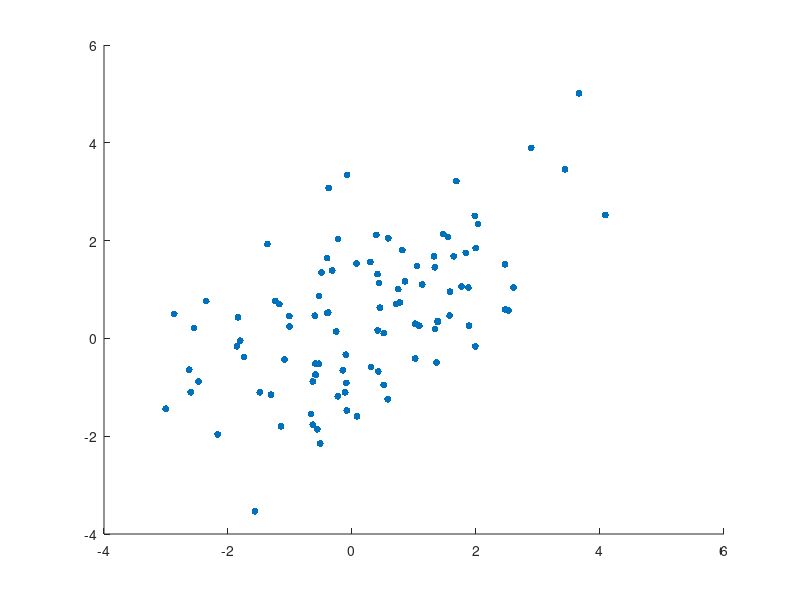

This chart was generated by the following MATLAB code: (Note: this script raises an error after producing the figure.)
% This MATLAB script is to introduce the basic concepts of
% psychophysiological interaction (PPI) of functional MRI (fMRI) data

% Part 1 simple correlation
% Generate simulated variables
x_common = randn(100,1);  % A common signal that give rises to correlation
x_iq = x_common + randn(100,1);  % Simulated IQ
y_volume = x_common + randn(100,1);  % Simulated brain volume

% Plot the relationship and calculate correlation
figure; scatter(x_iq,y_volume,25,'filled');
[r,p] = corr(x_iq,y_volume)


% Part 2 different relationships between two groups
% Generate simulated variables
x_common = randn(100,1);  % A common signal that give rises to correlation
x_iq_male = x_common + randn(100,1);  % Simulated IQ
y_volume_male = x_common + randn(100,1);  % Simulated brain volume
x_iq_female = randn(100,1);  % Simulated IQ
y_volume_female = randn(100,1);  % Simulated brain volume

% concatenate male and female data as whole variables
x_iq = [x_iq_male;x_iq_female];
y_volume = [y_volume_male;y_volume_female];
gender = [ones(100,1);zeros(100,1)];

figure; scatter(x_iq,y_volume,25,gender,'filled');
[r,p] = corr(x_iq,y_volume)
[r_male,p_male] = corr(x_iq_male,y_volume_male)
[r_female,p_female] = corr(x_iq_female,y_volume_female)


% Part3 Different methods to examine correlation (slope) differences 
design_matrix1 = [[x_iq_male;zeros(100,1)],[zeros(100,1);x_iq_female],gender]; % omited constant term because regstats will be used
design_matrix2 = [x_iq,gender,x_iq.*gender];

figure; subplot(1,2,1);imagesc(design_matrix1)
subplot(1,2,2);imagesc(design_matrix2);colormap('gray')

s = regstats(y_volume,design_matrix1);
[s.tstat.beta, s.tstat.se, s.tstat.t, s.tstat.pval];
[p,F] = linhyptest(s.beta, s.covb, 0, [0 1 -1 0], s.tstat.dfe)

s = regstats(y_volume,design_matrix2);
[s.tstat.t(4), s.tstat.pval(4)]


% Part 4 differences of centering
design_matrix3 = [x_iq,gender,x_iq.*detrend(gender,'constant')];

figure; subplot(1,2,1);imagesc(design_matrix2)
subplot(1,2,2);imagesc(design_matrix3);colormap('gray')

figure; subplot(1,3,1);scatter(x_iq,y_volume,25,gender,'filled');
subplot(1,3,2);scatter(x_iq,design_matrix2(:,3), 25,gender,'filled');
subplot(1,3,3);scatter(x_iq,design_matrix3(:,3), 25,gender,'filled');


s = regstats(y_volume,design_matrix2);
[s.tstat.t(4), s.tstat.pval(4)]

s = regstats(y_volume,design_matrix3);
[s.tstat.t(4), s.tstat.pval(4)]

